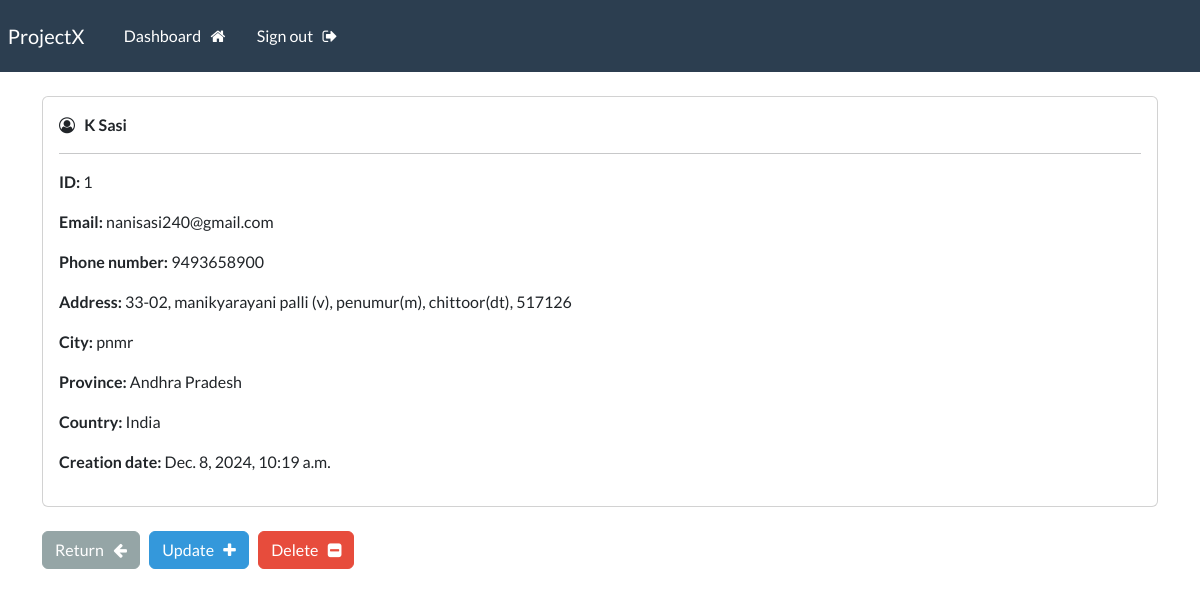
The page /record/1 (signed in) on the database its author committed.
### webapp/models.py (models this page shows, shortened)
class Record(models.Model):
    creation_date = models.DateTimeField(auto_now_add=True)
    first_name = models.CharField(max_length=100)
    last_name = models.CharField(max_length=100)
    email = models.CharField(max_length=255)
    phone = models.CharField(max_length=20)
    address = models.CharField(max_length=300)
    city = models.CharField(max_length=255)
    province = models.CharField(max_length=200)
    country = models.CharField(max_length=125)

### webapp/views.py (the view)
# urls.py: path('record/<int:pk>',views.singular_record, name="record"),
@login_required(login_url="my-login")
def singular_record(request, pk):
    all_records = Record.objects.get(id=pk)
    context = {'record':all_records}
    return render(request, 'webapp/view-record.html', context=context)

### webapp/templates/webapp/view-record.html (shortened to what this page needs)
{% extends 'webapp/base.html' %}
{% block content %}
    <div class="card">
        <div class="card-body">
            <i class="fa fa-user-circle-o" aria-hidden="true"></i> &nbsp;
            <strong>
                {{record.last_name|upper}}
                {{record.first_name}}
            </strong>
            <hr>
            <p><strong> ID: </strong> {{record.id}} </p>
            <p><strong> Email: </strong> {{record.email}}</p>
            <p><strong> Phone number: </strong> {{record.phone}} </p>
            <p><strong> Address: </strong> {{record.address}} </p>
            <p><strong> City: </strong> {{record.city}} </p>
            <p><strong> Province: </strong> {{record.province}} </p>
            <p><strong> Country: </strong> {{record.country}} </p>
            <p><strong> Creation date: </strong> {{record.creation_date}} </p>
        </div>
    </div>
    <br>
    <a href="{% url 'dashboard' %}" class="btn btn-secondary"> Return &nbsp; <i class="fa fa-arrow-left" aria-hidden="true"></i></a>
    <a href="{% url 'update-record' record.id %}" class="btn btn-info"> Update &nbsp; <i class="fa fa-plus" aria-hidden="true"></i></a>
    <a href="{% url 'delete-record' record.id %}" class="btn btn-danger"> Delete &nbsp; <i class="fa fa-minus-square" aria-hidden="true"></i></a>
{% endblock %}

### rows shown on the page
Record: last_name "K", first_name "Sasi", id "1", email "nanisasi240@gmail.com", phone "9493658900", address "33-02, manikyarayani palli (v), penumur(m), chittoor(dt), 517126", city "pnmr", province "Andhra Pradesh", country "India", creation_date "Dec. 8, 2024, 10:19 a.m."
